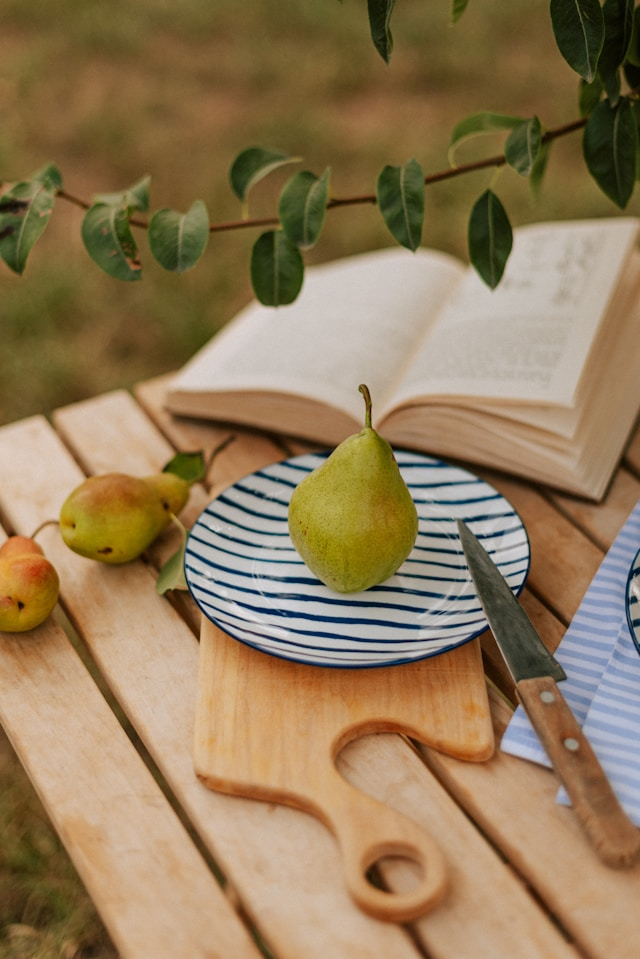
#> input picture 5th sem/PCV lab/Lab 7/puppy.jpg, 640 x 959 px
$ python scale.py
#> lines starting #> are read from the running program, lines starting #| are printed output that depends on the picture
import numpy as np
import cv2
img = cv2.imread('puppy.jpg', 0)
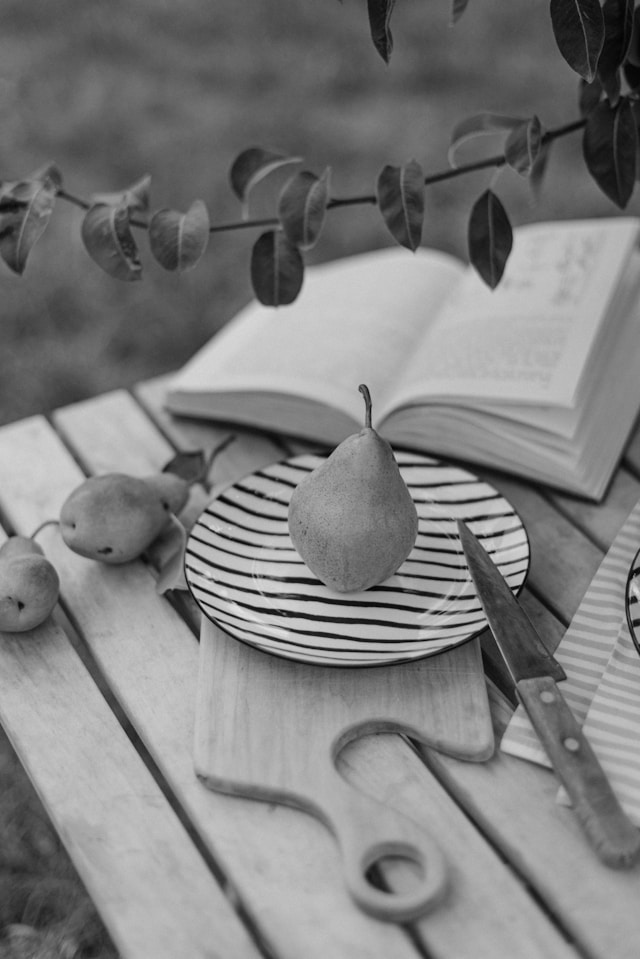
#> img: shape (959, 640); min 0, max 228, mean 125.7

rows, cols = img.shape
#> rows = 959; cols = 640

img_shrinked = cv2.resize(img, (800,800),
interpolation=cv2.INTER_AREA)
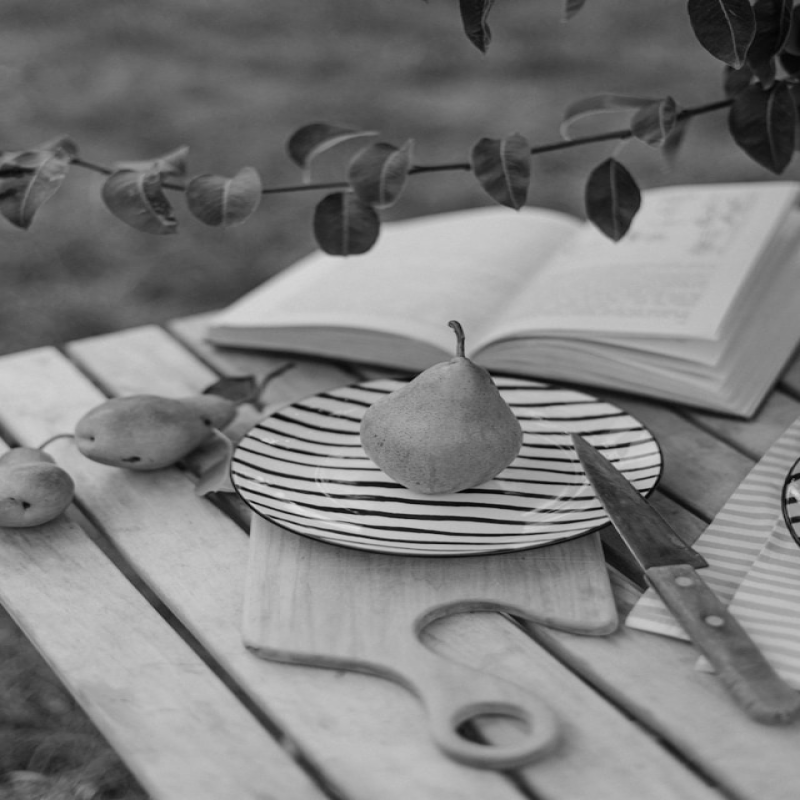
#> img_shrinked: shape (800, 800); min 1, max 228, mean 125.5
cv2.imshow('img', img_shrinked)
img_enlarged = cv2.resize(img_shrinked, None,
fx=1.5, fy=1.5,
interpolation=cv2.INTER_CUBIC)

cv2.imshow('Original Image', img)
cv2.imshow('img', img_enlarged)
key = cv2.waitKey(0)
#> (key Esc is pressed here)
if key == ord('s'):
    cv2.imwrite('scaled.jpg', img_enlarged)
cv2.destroyAllWindows()
